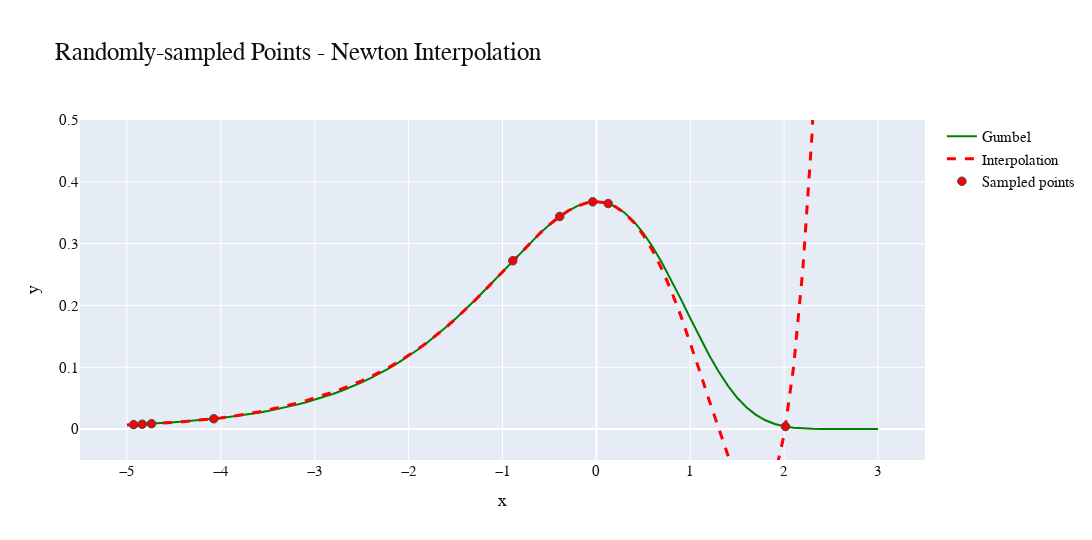
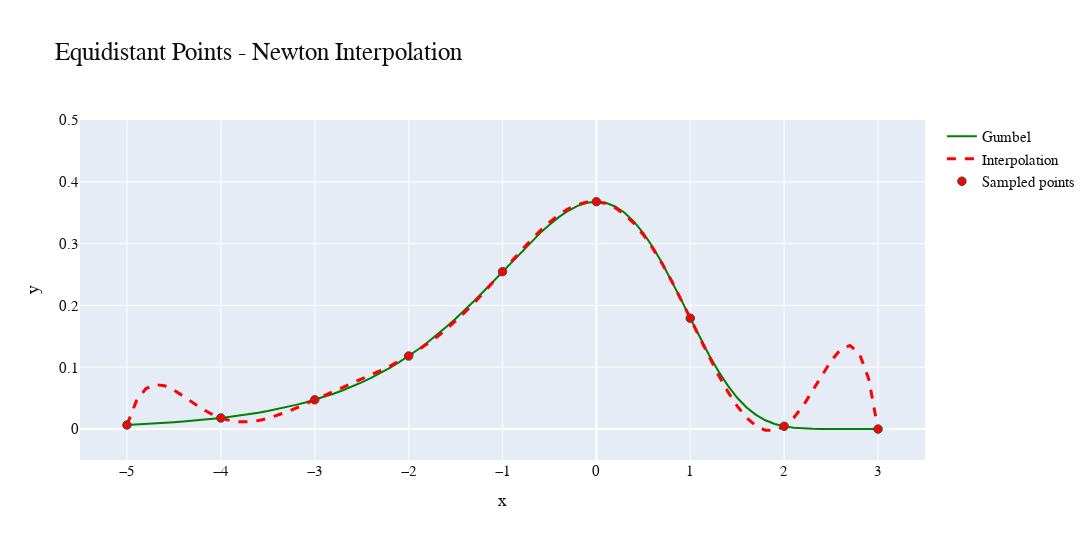
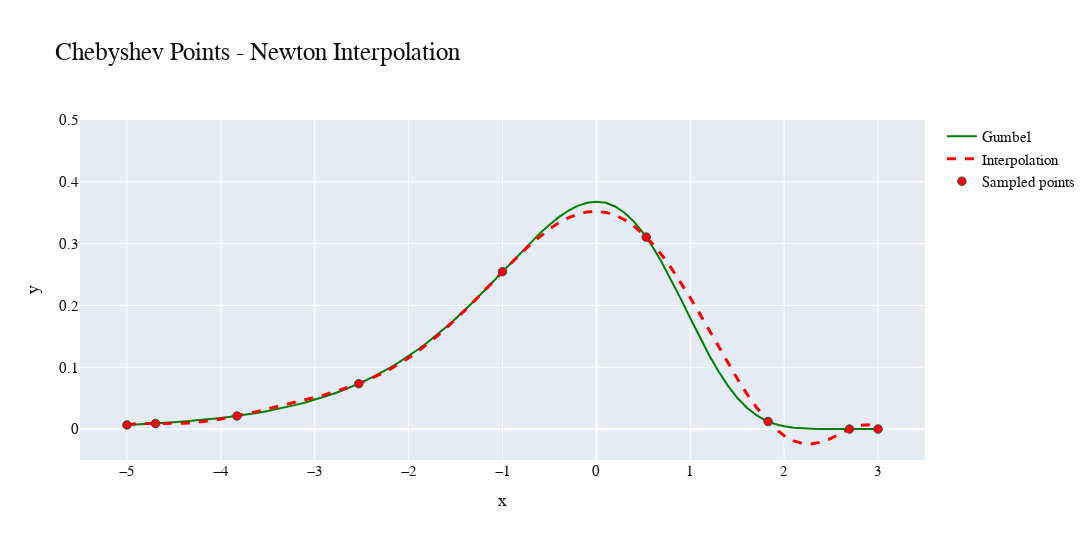

The cell these charts' notebook holds for them, in order:
### Markdown cell above
##### Plotting the Interpolation

### Code cell
plot_poly_interp("Randomly-sampled Points - Newton Interpolation", random_x_datapoints, random_y_datapoints, step_size, start, end, n_points)
plot_poly_interp("Equidistant Points - Newton Interpolation", equal_x_datapoints, equal_y_datapoints, step_size, start, end, n_points)
plot_poly_interp("Chebyshev Points - Newton Interpolation", cheby_x_datapoints, cheby_y_datapoints, step_size, start, end, n_points)
